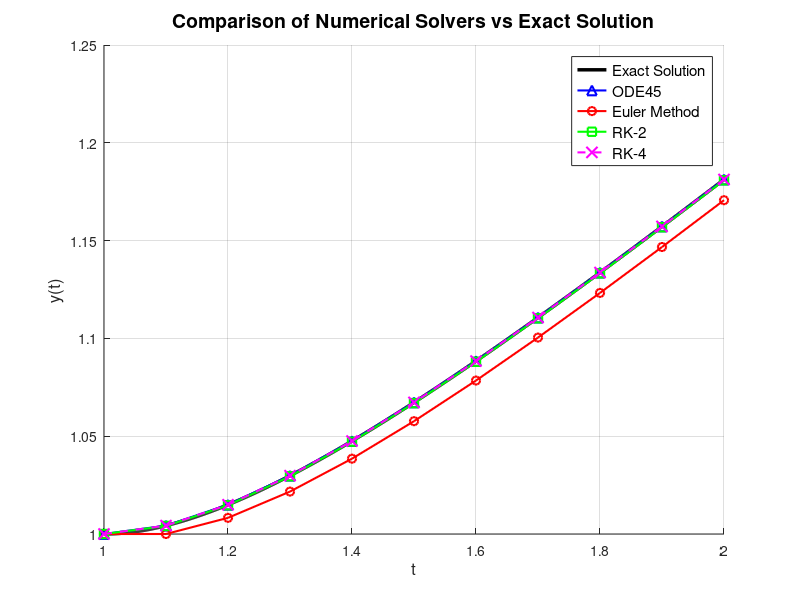

Reproduce this figure in MATLAB.
clc; close all; clear all;

% Differential equation & Analytical exact solution handles
f = @(t,y) (y/t - (y/t)^2); 
f_anal = @(t) (t ./ (1 + log(t)));

% Parameters
t0 = 1; 
t_end = 2; 
y0 = 1; 
h = 0.1;

% Define time vector for the steps
t_steps = t0:h:t_end;
N = length(t_steps);

%% ===========================================================
% a) ODE45 Solver (Evaluated at specific t steps)
%% ===========================================================
[~, y_ode45] = ode45(f, t_steps, y0);

%% ===========================================================
% b) Euler's Method
%% ===========================================================
y_euler = zeros(N, 1);
y_euler(1) = y0;
for i = 1:N-1
    y_euler(i+1) = y_euler(i) + h * f(t_steps(i), y_euler(i));
end

%% ===========================================================
% c) RK-2 Method (Heun's Method / Modified Euler)
%% ===========================================================
y_rk2 = zeros(N, 1);
y_rk2(1) = y0;
for i = 1:N-1
    k1 = f(t_steps(i), y_rk2(i));
    k2 = f(t_steps(i) + h, y_rk2(i) + h * k1);
    y_rk2(i+1) = y_rk2(i) + (h / 2) * (k1 + k2);
end

%% ===========================================================
% d) RK-4 Method (FIXED: Changed [] to () indexing)
%% ===========================================================
y_rk4 = zeros(N, 1);
y_rk4(1) = y0;
for i = 1:N-1
    k1 = f(t_steps(i), y_rk4(i));
    k2 = f(t_steps(i) + h/2, y_rk4(i) + h*k1/2);
    k3 = f(t_steps(i) + h/2, y_rk4(i) + h*k2/2);
    k4 = f(t_steps(i) + h, y_rk4(i) + h*k3);
    y_rk4(i+1) = y_rk4(i) + (h / 6) * (k1 + 2*k2 + 2*k3 + k4);
end

%% ===========================================================
% Generate Data Table
%% ===========================================================
% Calculate Exact Values
y_exact = f_anal(t_steps)';

% Display table with exact requested headings
fprintf('\n%-5s %-10s %-10s %-10s %-10s %-10s\n', 't', 'Exact', 'ODE45', 'Euler', 'RK2', 'RK4');
fprintf('%s\n', repmat('-', 1, 60));
for i = 1:N
    % FIXED: Changed t_steps[i] to t_steps(i)
    fprintf('%-5.1f %-10.6f %-10.6f %-10.6f %-10.6f %-10.6f\n', ...
        t_steps(i), y_exact(i), y_ode45(i), y_euler(i), y_rk2(i), y_rk4(i));
end

%% ===========================================================
% Plotting Results
%% ===========================================================
figure('Position', [100, 100, 900, 600]);
hold on; grid on;

% Smooth curve for exact analytical solution
t_fine = t0:0.001:t_end;
plot(t_fine, f_anal(t_fine), 'k-', 'LineWidth', 2.5, 'DisplayName', 'Exact Solution');

% Plot approximations
plot(t_steps, y_ode45, 'b-^', 'LineWidth', 1.5, 'MarkerSize', 7, 'DisplayName', 'ODE45');
plot(t_steps, y_euler, 'r-o', 'LineWidth', 1.5, 'MarkerSize', 6, 'DisplayName', 'Euler Method');
plot(t_steps, y_rk2, 'g-s', 'LineWidth', 1.5, 'MarkerSize', 6, 'DisplayName', 'RK-2');
plot(t_steps, y_rk4, 'm--x', 'LineWidth', 1.5, 'MarkerSize', 8, 'DisplayName', 'RK-4');

xlabel('t', 'FontSize', 12);
ylabel('y(t)', 'FontSize', 12);
title('Comparison of Numerical Solvers vs Exact Solution', 'FontSize', 14);
legend('Location', 'best', 'FontSize', 11);
hold off;
